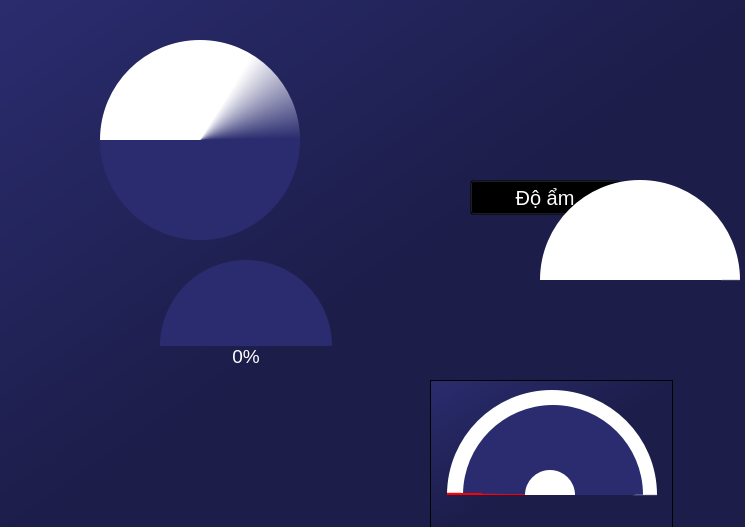
<?xml version="1.0" encoding="UTF-8"?>
<ui version="4.0">
 <class>Form</class>
 <widget class="QWidget" name="Form">
  <property name="geometry">
   <rect>
    <x>0</x>
    <y>0</y>
    <width>745</width>
    <height>527</height>
   </rect>
  </property>
  <property name="windowTitle">
   <string>Form</string>
  </property>
  <property name="styleSheet">
   <string notr="true">background-color: qlineargradient(spread:pad, x1:0, y1:0, x2:1, y2:1, stop:0 rgba(42, 44, 111, 255), stop:0.521368 rgba(28, 29, 73, 255));</string>
  </property>
  <widget class="QFrame" name="Top_Ctrl_frame4_body">
   <property name="geometry">
    <rect>
     <x>430</x>
     <y>380</y>
     <width>243</width>
     <height>154</height>
    </rect>
   </property>
   <property name="sizePolicy">
    <sizepolicy hsizetype="Preferred" vsizetype="Expanding">
     <horstretch>0</horstretch>
     <verstretch>0</verstretch>
    </sizepolicy>
   </property>
   <property name="styleSheet">
    <string notr="true">background-color: qlineargradient(spread:pad, x1:0, y1:0, x2:1, y2:1, stop:0 rgba(42, 44, 111, 255), stop:0.521368 rgba(28, 29, 73, 255));</string>
   </property>
   <property name="frameShape">
    <enum>QFrame::StyledPanel</enum>
   </property>
   <property name="frameShadow">
    <enum>QFrame::Raised</enum>
   </property>
   <widget class="QLabel" name="Top_Ctrl_frame4_body_Wh_7">
    <property name="geometry">
     <rect>
      <x>17</x>
      <y>10</y>
      <width>210</width>
      <height>210</height>
     </rect>
    </property>
    <property name="styleSheet">
     <string notr="true">border-radius: 105px;
background-color: qconicalgradient(cx:0.5, cy:0.5, angle:180, stop:0.163424 rgba(1, 1, 2, 0), stop:0.499351 rgba(255, 255, 255, 0), stop:0.500649 rgba(255, 255, 255, 255), stop:0.671855 rgba(255, 255, 255, 255));</string>
    </property>
    <property name="text">
     <string/>
    </property>
   </widget>
   <widget class="QLabel" name="Top_Ctrl_frame4_body_Wh_10">
    <property name="geometry">
     <rect>
      <x>33</x>
      <y>25</y>
      <width>180</width>
      <height>180</height>
     </rect>
    </property>
    <property name="styleSheet">
     <string notr="true">border-radius: 90px;
background-color: qconicalgradient(cx:0.5, cy:0.5, angle:180, stop:0.5 rgba(0, 0, 0, 0), stop:0.500649 rgba(42, 44, 111, 255), stop:0.688544 rgba(42, 44, 111, 255));</string>
    </property>
    <property name="text">
     <string/>
    </property>
   </widget>
   <widget class="QLabel" name="Top_Ctrl_frame4_body_Wh_11">
    <property name="geometry">
     <rect>
      <x>17</x>
      <y>10</y>
      <width>210</width>
      <height>210</height>
     </rect>
    </property>
    <property name="styleSheet">
     <string notr="true">border-radius: 105px;
background-color: qconicalgradient(cx:0.5, cy:0.5, angle:180, stop:0.995399 rgba(0, 0, 42, 0), stop:0.996435 rgba(255, 0, 0, 255), stop:0.998964 rgba(255, 0, 0, 255), stop:1 rgba(0, 0, 42, 0));</string>
    </property>
    <property name="text">
     <string/>
    </property>
   </widget>
   <widget class="QLabel" name="Top_Ctrl_frame4_body_Wh_12">
    <property name="geometry">
     <rect>
      <x>95</x>
      <y>90</y>
      <width>50</width>
      <height>50</height>
     </rect>
    </property>
    <property name="styleSheet">
     <string notr="true">border-radius: 25px;
background-color: qconicalgradient(cx:0.5, cy:0.5, angle:180, stop:0.498734 rgba(0, 0, 0, 0), stop:0.500649 rgba(255, 255, 255, 255), stop:0.671855 rgba(255, 255, 255, 255));
</string>
    </property>
    <property name="text">
     <string/>
    </property>
   </widget>
  </widget>
  <widget class="QFrame" name="KK_Humi">
   <property name="enabled">
    <bool>false</bool>
   </property>
   <property name="geometry">
    <rect>
     <x>100</x>
     <y>40</y>
     <width>200</width>
     <height>200</height>
    </rect>
   </property>
   <property name="minimumSize">
    <size>
     <width>200</width>
     <height>200</height>
    </size>
   </property>
   <property name="maximumSize">
    <size>
     <width>200</width>
     <height>200</height>
    </size>
   </property>
   <property name="styleSheet">
    <string notr="true">background-color: qconicalgradient(cx:0.5, cy:0.5, angle:180, stop:0.189055 rgba(42, 44, 111, 255), stop:0.343284 rgba(42, 44, 111, 255), stop:0.502488 rgba(42, 44, 111, 255), stop:0.661692 rgba(255, 255, 255, 255), stop:0.80597 rgba(255, 255, 255, 255));
border-radius: 100px;
</string>
   </property>
   <property name="frameShape">
    <enum>QFrame::StyledPanel</enum>
   </property>
   <property name="frameShadow">
    <enum>QFrame::Raised</enum>
   </property>
   <layout class="QVBoxLayout" name="verticalLayout_85">
    <property name="spacing">
     <number>0</number>
    </property>
    <property name="leftMargin">
     <number>0</number>
    </property>
    <property name="topMargin">
     <number>0</number>
    </property>
    <property name="rightMargin">
     <number>0</number>
    </property>
    <property name="bottomMargin">
     <number>0</number>
    </property>
   </layout>
  </widget>
  <widget class="QPushButton" name="pushButton_21">
   <property name="geometry">
    <rect>
     <x>470</x>
     <y>180</y>
     <width>150</width>
     <height>35</height>
    </rect>
   </property>
   <property name="font">
    <font>
     <family>Segoe UI</family>
     <pointsize>15</pointsize>
     <weight>50</weight>
     <bold>false</bold>
    </font>
   </property>
   <property name="styleSheet">
    <string notr="true">color: rgb(255, 255, 255);
background-color: rgba(0, 0, 0, 0);</string>
   </property>
   <property name="text">
    <string>Độ ẩm</string>
   </property>
  </widget>
  <widget class="QFrame" name="frame_35">
   <property name="geometry">
    <rect>
     <x>160</x>
     <y>260</y>
     <width>172</width>
     <height>172</height>
    </rect>
   </property>
   <property name="minimumSize">
    <size>
     <width>0</width>
     <height>0</height>
    </size>
   </property>
   <property name="maximumSize">
    <size>
     <width>16777215</width>
     <height>16777215</height>
    </size>
   </property>
   <property name="styleSheet">
    <string notr="true">background-color: qconicalgradient(cx:0.5, cy:0.5, angle:180, stop:0.5 rgba(0, 0, 0, 0), stop:0.500649 rgba(42, 44, 111, 255), stop:0.688544 rgba(42, 44, 111, 255));
border-radius: 86px;</string>
   </property>
   <property name="frameShape">
    <enum>QFrame::StyledPanel</enum>
   </property>
   <property name="frameShadow">
    <enum>QFrame::Raised</enum>
   </property>
   <layout class="QVBoxLayout" name="verticalLayout_86">
    <property name="topMargin">
     <number>30</number>
    </property>
    <item>
     <widget class="QPushButton" name="pushButton_22">
      <property name="font">
       <font>
        <family>Segoe UI</family>
        <pointsize>14</pointsize>
       </font>
      </property>
      <property name="styleSheet">
       <string notr="true">color: rgb(255, 255, 255);
background-color: rgba(0, 0, 0, 0);</string>
      </property>
      <property name="text">
       <string>0%</string>
      </property>
     </widget>
    </item>
   </layout>
  </widget>
  <widget class="QFrame" name="frame_34">
   <property name="enabled">
    <bool>false</bool>
   </property>
   <property name="geometry">
    <rect>
     <x>540</x>
     <y>180</y>
     <width>200</width>
     <height>200</height>
    </rect>
   </property>
   <property name="minimumSize">
    <size>
     <width>200</width>
     <height>200</height>
    </size>
   </property>
   <property name="maximumSize">
    <size>
     <width>200</width>
     <height>200</height>
    </size>
   </property>
   <property name="styleSheet">
    <string notr="true">background-color: qconicalgradient(cx:0.5, cy:0.5, angle:180, stop:0.163424 rgba(1, 1, 2, 0), stop:0.499351 rgba(255, 255, 255, 0), stop:0.500649 rgba(255, 255, 255, 255), stop:0.671855 rgba(255, 255, 255, 255));
border-radius: 100px;</string>
   </property>
   <property name="frameShape">
    <enum>QFrame::StyledPanel</enum>
   </property>
   <property name="frameShadow">
    <enum>QFrame::Raised</enum>
   </property>
   <layout class="QHBoxLayout" name="horizontalLayout_18">
    <property name="leftMargin">
     <number>14</number>
    </property>
    <property name="topMargin">
     <number>14</number>
    </property>
    <property name="rightMargin">
     <number>14</number>
    </property>
    <property name="bottomMargin">
     <number>14</number>
    </property>
   </layout>
  </widget>
 </widget>
 <resources/>
 <connections/>
</ui>
